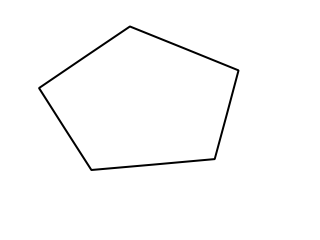
#> input picture pentagon.png, 320 x 240 px
$ python main.py
#> lines starting #> are read from the running program, lines starting #| are printed output that depends on the picture
from scipy import misc
import imageio

import matplotlib.pyplot as plt
import numpy as np
import math


folderName = 'line/'
imageName = 'pentagon.png'
method = 0 # 0 - sequential, 1 - threads, 2 - distributed
#----------------------------------------------------------------------------------------#
# Step 1: read image
color = 255

img = imageio.imread(imageName)
#> img is the input picture: shape (240, 320, 4); mean R, G, B, A 251.4, 251.4, 251.4, 255

print('image shape: ', img.shape)
#| image shape:  (240, 320, 4)
print(img[64,64,0],img[64,64,1],img[64,64,2],img[64,64,3])
#| 255 255 255 255

plt.imshow(img, )

plt.savefig(folderName + "image.png",bbox_inches='tight')

plt.close()


def sequential(x_max,y_max,img,color,theta_dim,theta_max,r_dim,r_max):
    hough_space = np.zeros((r_dim, theta_dim))

    for x in range(x_max):
        for y in range(y_max):
            if img[x, y, 0] == color: continue
            for itheta in range(theta_dim):
                theta = 1.0 * itheta * theta_max / theta_dim
                r = x * math.cos(theta) + y * math.sin(theta)
                ir = r_dim * (1.0 * r) / r_max
                hough_space[int(ir), itheta] = hough_space[int(ir), itheta] + 1
    return hough_space


import asyncio


async def threads(x,y_max,img,color,theta_dim,theta_max,r_dim,r_max,hough_space):
    for y in range(y_max):
        if img[x, y, 0] == color: continue
        for itheta in range(theta_dim):
            theta = 1.0 * itheta * theta_max / theta_dim
            r = x * math.cos(theta) + y * math.sin(theta)
            ir = r_dim * (1.0 * r) / r_max
            hough_space[int(ir), itheta] = hough_space[int(ir), itheta] + 1


async def parallel(x_max,y_max,img,color,theta_dim,theta_max,r_dim,r_max):
    # Schedule three calls *concurrently*:
    hough_space = np.zeros((r_dim, theta_dim))
    await asyncio.gather(*[threads(x,y_max,img,color,theta_dim,theta_max,r_dim,r_max,hough_space) for x in range(x_max)])
    return hough_space

from mpi4py import MPI

def seqforx(x_start,x_end,y_max,img,color,theta_dim,theta_max,r_dim,r_max):
    hough_space = np.zeros((r_dim, theta_dim))
    for x in range(x_start,x_end):
        for y in range(y_max):
            if img[x, y, 0] == color: continue
            for itheta in range(theta_dim):
                theta = 1.0 * itheta * theta_max / theta_dim
                r = x * math.cos(theta) + y * math.sin(theta)
                ir = r_dim * (1.0 * r) / r_max
                hough_space[int(ir), itheta] = hough_space[int(ir), itheta] + 1
    if MPI.COMM_WORLD.Get_rank() == 0: return hough_space
    MPI.COMM_WORLD.send(hough_space, dest=0, tag=98)

def distributed(x_max,y_max,img,color,theta_dim,theta_max,r_dim,r_max):
    comm = MPI.COMM_WORLD
    rank = comm.Get_rank()
    size = comm.Get_size()
    hough_space = np.zeros((r_dim,theta_dim))
    xrange = x_max//size
    allotedx = rank*xrange
    if rank == 0:
        hough_space = seqforx(allotedx,allotedx+xrange,y_max,img,color,theta_dim,theta_max,r_dim,r_max)
    else : seqforx(allotedx,allotedx+xrange,y_max,img,color,theta_dim,theta_max,r_dim,r_max)

    if rank == 0:
        for i in range(1, size):
            data = comm.recv(source=i,tag=98)
            hough_space = np.add(hough_space,data)
        return hough_space


#----------------------------------------------------------------------------------------#
# Step 2: Hough Space

img_shape = img.shape
#> img_shape = (240, 320, 4)

x_max = img_shape[0]
#> x_max = 240
y_max = img_shape[1]
#> y_max = 320

theta_max = 1.0 * math.pi
theta_min = 0.0

r_min = 0.0
r_max = math.hypot(x_max, y_max)
#> r_max = 400

r_dim = 200
theta_dim = 300

if method == 0:
    hough_space = sequential(x_max,y_max,img,color,theta_dim,theta_max,r_dim,r_max)
#> after the loop in sequential, `for x in range(x_max):`:
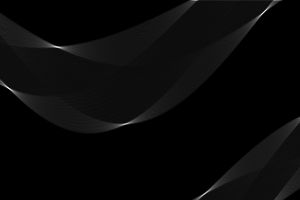
#> hough_space: shape (200, 300) float64; min 0, max 243, mean 8.6
elif method == 1:
    hough_space = asyncio.run(parallel(x_max,y_max,img,color,theta_dim,theta_max,r_dim,r_max))
else:
    hough_space = distributed(x_max,y_max,img,color,theta_dim,theta_max,r_dim,r_max)

#> (the run stopped early here; a loop or call above may not have finished)
